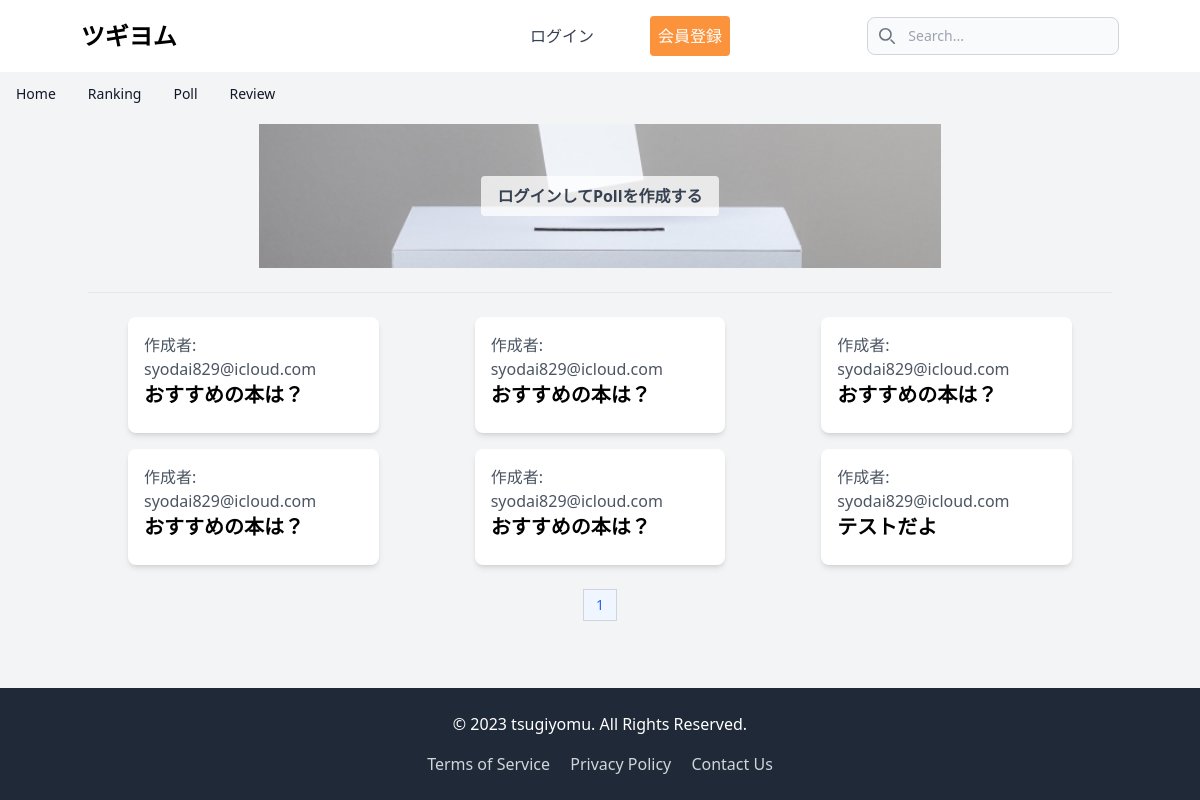
/poll/, run on an earlier commit of the app's database.
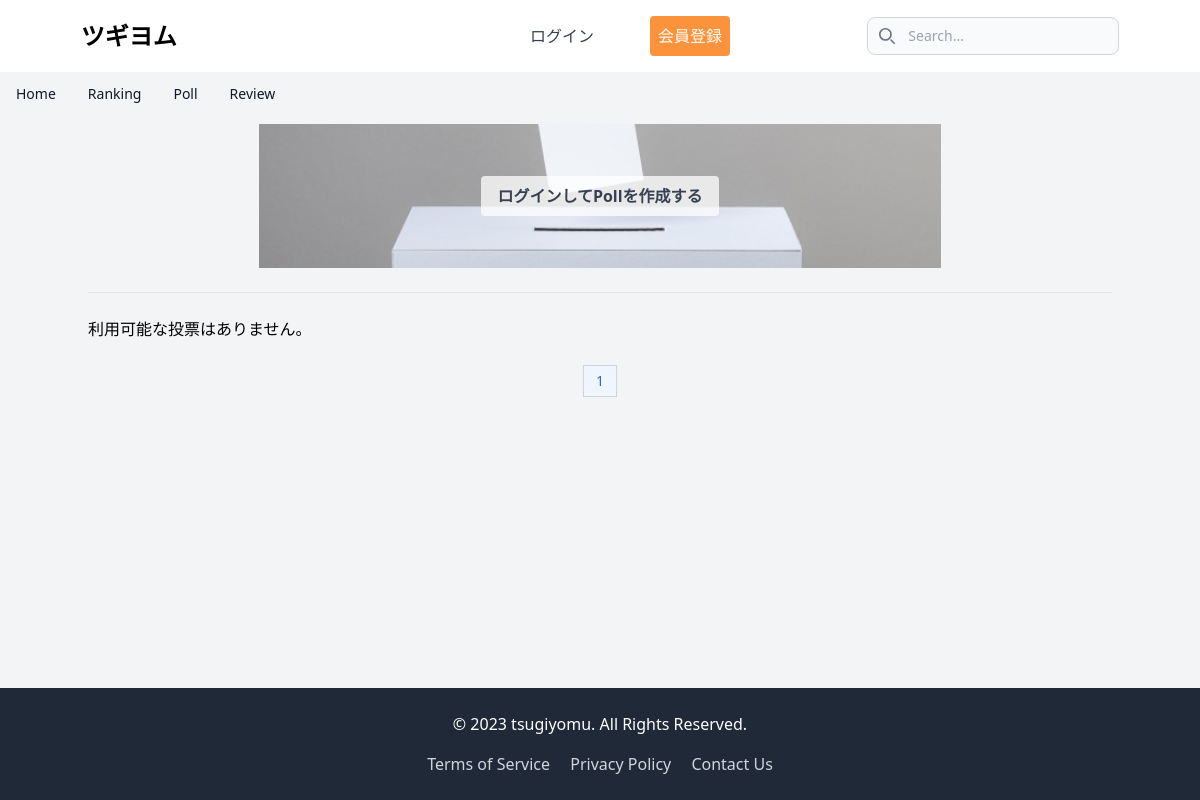
And on a later commit of the database.
### api/models.py (models this page shows, shortened)
class Poll(models.Model):
    creator = models.ForeignKey(User, on_delete=models.CASCADE, related_name='created_polls')
    question = models.CharField(max_length=255)
    created_at = models.DateTimeField(auto_now_add=True)

class User(AbstractBaseUser,PermissionsMixin):
  id = models.UUIDField(primary_key=True,default=uuid.uuid4, editable=False)
  email = models.EmailField(max_length=100,unique=True)
  is_active = models.BooleanField(default=False)
  is_staff = models.BooleanField(default=False)
  activation_token = models.UUIDField(default=uuid.uuid4, editable=False)
  objects = UserManager()
  USERNAME_FIELD = "email"
  def __str__(self):
      return self.email

### poll/views.py (the view)
# urls.py: path('', poll_list, name='poll'),
def poll_list(request):
    polls = Poll.objects.all()
    paginator = Paginator(polls, 20)
    page_number = request.GET.get('page', 1)
    onEachSide = 3
    onEnds = 2
    try:
            poll_page = paginator.page(page_number)
    except PageNotAnInteger:
            poll_page = paginator.page(1)
    except EmptyPage:
            poll_page = paginator.page(paginator.num_pages)
    page_range = paginator.get_elided_page_range(number=page_number, on_each_side=onEachSide, on_ends=onEnds)
    context = {
            'polls': poll_page,
            'page_range': page_range,
    }
    return render(request, 'poll_list.html', context)

### poll/templates/poll_list.html (shortened to what this page needs)
{% extends 'base.html' %}
{% load static %}
{% block content %}
<div class="container mx-auto mt-2">
  <div class="relative">
    <img class="hidden md:block w-2/3 h-auto mx-auto" src="{% static 'images/vote.sp.jpg' %}" alt="">
    {% if request.user.is_authenticated %}
    <a href="{% url 'create_poll' %}" class="absolute top-0 left-0 w-full h-full flex items-center justify-center">
      <span class="bg-white bg-opacity-75 py-2 px-4 rounded text-gray-700 font-bold">Pollを作成する</span>
    </a>
    {% else %}
    <a href="{% url 'create_poll' %}" class="absolute top-0 left-0 w-full h-full flex items-center justify-center">
      <span class="bg-white bg-opacity-75 py-2 px-4 rounded text-gray-700 font-bold">ログインしてPollを作成する</span>
    </a>
    {% endif %}
</div>
  <br>
  <hr>
  <br>
  <div class="grid grid-cols-1 md:grid-cols-2 lg:grid-cols-3 gap-4">
      {% for poll in polls %}
          <a href="{% url 'poll_vote' poll.id %}" class="bg-white rounded-lg shadow-md overflow-hidden hover:bg-gray-100 mx-10">
              <div class="p-4">
                <p class="text-gray-600">作成者: {{ poll.creator }}</p>
                  <h2 class="text-xl font-bold mb-2">{{ poll.question }}</h2>
              </div>
          </a>
      {% empty %}
          <p>利用可能な投票はありません。</p>
      {% endfor %}
  </div>
</div>
<br>
  <nav class="flex justify-center">
    <ul class="inline-flex -space-x-px text-sm">
      {% for num in page_range %}
      <li>
        {% if polls.number == num %}
        <a href="#" aria-current="page" class="flex items-center justify-center px-3 h-8 text-blue-600 border border-gray-300 bg-blue-50 hover:bg-blue-100 hover:text-blue-700 dark:border-gray-700 dark:bg-gray-700 dark:text-white">{{ num }}</a>
        {% else %}
        <a href="page={{ num }}" class="flex items-center justify-center px-3 h-8 leading-tight text-gray-500 bg-white border border-gray-300 hover:bg-gray-100 hover:text-gray-700 dark:bg-gray-800 dark:border-gray-700 dark:text-gray-400 dark:hover:bg-gray-700 dark:hover:text-white">{{ num }}</a>
        {% endif %}
      </li>
      {% endfor %}
    </ul>
  </nav>
{% endblock %}

### api/templates/base.html (shortened to what this page needs)
<!DOCTYPE html>
<html lang="ja">
<head>
  <script src="https://cdn.tailwindcss.com"></script>
  <link href="https://cdnjs.cloudflare.com/ajax/libs/font-awesome/5.15.1/css/all.min.css" rel="stylesheet">
</head>
<body class="flex flex-col min-h-screen bg-gray-100 ">
  <nav class="bg-white border-gray-200 dark:bg-blue-500">
    <div class="max-w-screen-xl flex flex-wrap items-center justify-around mx-auto p-4">
    <a href="#" class="flex items-center">
        <span class="self-center text-2xl font-semibold whitespace-nowrap dark:text-white">ツギヨム</span>
    </a>
    <div class="flex md:order-2">
      <div class="relative hidden md:block">
        <div class="absolute inset-y-0 left-0 flex items-center pl-3 pointer-events-none">
        </div>
        <form method="get" action="{% url 'search_books' %}" >
          <input type="text" name="q" value="{{ query }}" class="block w-full p-2 pl-10 text-sm text-gray-900 border border-gray-300 rounded-lg bg-gray-50 focus:ring-blue-500 focus:border-blue-500 dark:bg-gray-700 dark:border-gray-600 dark:placeholder-gray-400 dark:text-white dark:focus:ring-blue-500 dark:focus:border-blue-500" placeholder="Search...">
        </form>
        </div>
    </div>
      <div class="items-center justify-end hidden w-full md:flex md:w-auto md:order-1" id="navbar-search">
        <ul class="flex flex-col p-4 md:p-0 mt-4 font-medium border border-gray-100 rounded-lg bg-gray-50 md:flex-row md:space-x-8 md:mt-0 md:border-0 md:bg-white dark:bg-gray-800 md:dark:bg-blue-500 dark:border-gray-700">
          <li>
            <a href="{% url 'about' %}" class="block py-2 px-2  text-white rounded  hover:text-bg-blue-300  font-bold  mx-2">ブックレビューとは</a>
          </li>
          {% if request.user.is_authenticated %}
            <li>
              <a href="{% url 'account' %}" class="block py-2 px-2 text-white md:text-gray-700 rounded md:bg-white mx-2">マイページ</a>
            </li>
          {% else %}
            <li>
              <a href="{% url 'login' %}" class="block py-2 px-2 text-white md:text-gray-700 rounded md:bg-white mx-2 ">ログイン</a>
            </li>
            <li>
              <a href="{% url 'signup' %}" class="block py-2 px-2 text-white rounded dark:text-white md:bg-orange-400 mx-2">会員登録</a>
            </li>
          {% endif %}
        </ul>
      </div>
    </div>
  </nav>
  <nav class="bg-gray-100 dark:bg-gray-800">
    <div class="max-w-screen-xl px-4 py-3 mx-auto">
        <div class="flex items-center">
            <ul class="flex flex-row font-medium mt-0 mr-6 space-x-8 text-sm">
                <li>
                    <a href="{% url 'index' %}" class="text-gray-900 dark:text-white hover:underline" aria-current="page">Home</a>
                </li>
                <li>
                    <a href="{% url 'index' %}" class="text-gray-900 dark:text-white hover:underline">Ranking</a>
                </li>
                <li>
                  <a a href="{% url 'poll' %}" class="text-gray-900 dark:text-white hover:underline">Poll</a>
                </li>
                <li>
                    <a href="{% url 'review' %}" class="text-gray-900 dark:text-white hover:underline">Review</a>
                </li>
            </ul>
        </div>
    </div>
</nav>
<div class=" flex-grow">
  {% block content %}
  {% endblock %}
</div>
<footer class="bg-gray-800 text-white py-6 mt-10">
  <div class="container mx-auto text-center">
      <p class="mb-4">© 2023  tsugiyomu. All Rights Reserved.</p>
      <div class="space-x-4">
          <a href="#" class="text-gray-300 hover:text-white">Terms of Service</a>
          <a href="#" class="text-gray-300 hover:text-white">Privacy Policy</a>
          <a href="#" class="text-gray-300 hover:text-white">Contact Us</a>
      </div>
  </div>
</footer>
</body>
</html>

What changed in the data, as far as the page shows it:
removed Poll: creator "syodai829@icloud.com", question "おすすめの本は？"
removed Poll: creator "syodai829@icloud.com", question "おすすめの本は？"
removed Poll: creator "syodai829@icloud.com", question "おすすめの本は？"
removed Poll: creator "syodai829@icloud.com", question "おすすめの本は？"
removed Poll: creator "syodai829@icloud.com", question "おすすめの本は？"
removed Poll: creator "syodai829@icloud.com", question "テストだよ"
Also different on the page:
text now shown: "利用可能な投票はありません。"
